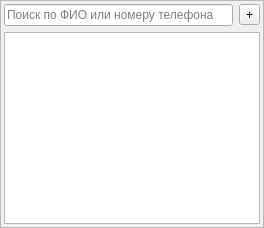
          <widget class="QFrame" name="frame_2">
           <property name="frameShape">
            <enum>QFrame::Shape::StyledPanel</enum>
           </property>
           <property name="frameShadow">
            <enum>QFrame::Shadow::Raised</enum>
           </property>
           <layout class="QGridLayout" name="gridLayout_4">
            <property name="sizeConstraint">
             <enum>QLayout::SizeConstraint::SetDefaultConstraint</enum>
            </property>
            <property name="leftMargin">
             <number>3</number>
            </property>
            <property name="topMargin">
             <number>3</number>
            </property>
            <property name="rightMargin">
             <number>3</number>
            </property>
            <property name="bottomMargin">
             <number>3</number>
            </property>
            <item row="0" column="1">
             <widget class="QToolButton" name="toolButton">
              <property name="text">
               <string>+</string>
              </property>
             </widget>
            </item>
            <item row="0" column="0">
             <widget class="QLineEdit" name="lineEdit">
              <property name="placeholderText">
               <string>Поиск по ФИО или номеру телефона</string>
              </property>
             </widget>
            </item>
            <item row="1" column="0" colspan="2">
             <widget class="QTableWidget" name="tw_clients">
              <property name="editTriggers">
               <set>QAbstractItemView::EditTrigger::NoEditTriggers</set>
              </property>
              <property name="selectionMode">
               <enum>QAbstractItemView::SelectionMode::SingleSelection</enum>
              </property>
              <attribute name="verticalHeaderVisible">
               <bool>false</bool>
              </attribute>
             </widget>
            </item>
           </layout>
          </widget>
